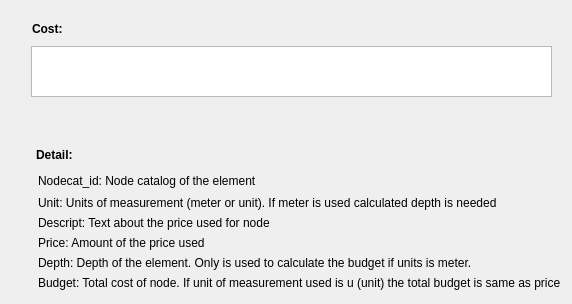
    <widget class="QWidget" name="tab">
     <attribute name="title">
      <string>Cost</string>
     </attribute>
     <widget class="QTableView" name="tbl_masterplan">
      <property name="geometry">
       <rect>
        <x>31</x>
        <y>46</y>
        <width>521</width>
        <height>51</height>
       </rect>
      </property>
      <property name="sortingEnabled">
       <bool>true</bool>
      </property>
     </widget>
     <widget class="QLabel" name="label_cost_cost">
      <property name="geometry">
       <rect>
        <x>32</x>
        <y>22</y>
        <width>46</width>
        <height>13</height>
       </rect>
      </property>
      <property name="font">
       <font>
        <weight>75</weight>
        <bold>true</bold>
       </font>
      </property>
      <property name="text">
       <string>Cost:</string>
      </property>
     </widget>
     <widget class="QLabel" name="label_cost_detail">
      <property name="geometry">
       <rect>
        <x>36</x>
        <y>148</y>
        <width>46</width>
        <height>13</height>
       </rect>
      </property>
      <property name="font">
       <font>
        <weight>75</weight>
        <bold>true</bold>
       </font>
      </property>
      <property name="text">
       <string>Detail:</string>
      </property>
     </widget>
     <widget class="QLabel" name="label_cost_nodecat_id">
      <property name="geometry">
       <rect>
        <x>38</x>
        <y>174</y>
        <width>501</width>
        <height>19</height>
       </rect>
      </property>
      <property name="text">
       <string>Nodecat_id: Node catalog of the element</string>
      </property>
      <property name="alignment">
       <set>Qt::AlignLeading|Qt::AlignLeft|Qt::AlignTop</set>
      </property>
     </widget>
     <widget class="QLabel" name="label_cost_unit">
      <property name="geometry">
       <rect>
        <x>38</x>
        <y>196</y>
        <width>501</width>
        <height>19</height>
       </rect>
      </property>
      <property name="text">
       <string>Unit: Units of measurement (meter or unit). If meter is used calculated depth is needed</string>
      </property>
      <property name="alignment">
       <set>Qt::AlignLeading|Qt::AlignLeft|Qt::AlignTop</set>
      </property>
     </widget>
     <widget class="QLabel" name="label_cost_descript">
      <property name="geometry">
       <rect>
        <x>38</x>
        <y>216</y>
        <width>501</width>
        <height>19</height>
       </rect>
      </property>
      <property name="text">
       <string>Descript: Text about the price used for node</string>
      </property>
      <property name="alignment">
       <set>Qt::AlignLeading|Qt::AlignLeft|Qt::AlignTop</set>
      </property>
     </widget>
     <widget class="QLabel" name="label_cost_price">
      <property name="geometry">
       <rect>
        <x>38</x>
        <y>236</y>
        <width>501</width>
        <height>19</height>
       </rect>
      </property>
      <property name="text">
       <string>Price: Amount of the price used</string>
      </property>
      <property name="alignment">
       <set>Qt::AlignLeading|Qt::AlignLeft|Qt::AlignTop</set>
      </property>
     </widget>
     <widget class="QLabel" name="label_cost_depth">
      <property name="geometry">
       <rect>
        <x>38</x>
        <y>256</y>
        <width>501</width>
        <height>19</height>
       </rect>
      </property>
      <property name="text">
       <string>Depth: Depth of the element. Only is used to calculate the budget if units is meter.</string>
      </property>
      <property name="alignment">
       <set>Qt::AlignLeading|Qt::AlignLeft|Qt::AlignTop</set>
      </property>
     </widget>
     <widget class="QLabel" name="label_cost_budget">
      <property name="geometry">
       <rect>
        <x>38</x>
        <y>276</y>
        <width>525</width>
        <height>19</height>
       </rect>
      </property>
      <property name="text">
       <string>Budget: Total cost of node. If unit of measurement used is u (unit) the total budget is same as price</string>
      </property>
      <property name="alignment">
       <set>Qt::AlignLeading|Qt::AlignLeft|Qt::AlignTop</set>
      </property>
     </widget>
    </widget>
